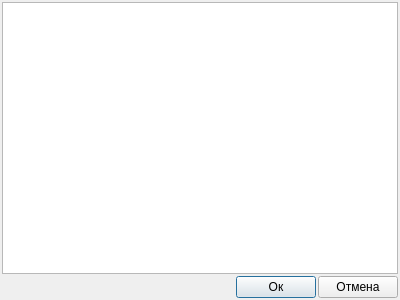
<?xml version="1.0" encoding="UTF-8"?>
<ui version="4.0">
 <class>SettingsWidget</class>
 <widget class="QDialog" name="SettingsWidget">
  <property name="geometry">
   <rect>
    <x>0</x>
    <y>0</y>
    <width>400</width>
    <height>300</height>
   </rect>
  </property>
  <property name="windowTitle">
   <string>Настройки</string>
  </property>
  <layout class="QGridLayout" name="gridLayout">
   <property name="leftMargin">
    <number>2</number>
   </property>
   <property name="topMargin">
    <number>2</number>
   </property>
   <property name="rightMargin">
    <number>2</number>
   </property>
   <property name="bottomMargin">
    <number>2</number>
   </property>
   <property name="spacing">
    <number>2</number>
   </property>
   <item row="1" column="0">
    <widget class="QTableWidget" name="_twSettings"/>
   </item>
   <item row="2" column="0">
    <layout class="QHBoxLayout" name="horizontalLayout">
     <item>
      <spacer name="horizontalSpacer">
       <property name="orientation">
        <enum>Qt::Horizontal</enum>
       </property>
       <property name="sizeHint" stdset="0">
        <size>
         <width>40</width>
         <height>20</height>
        </size>
       </property>
      </spacer>
     </item>
     <item>
      <widget class="QPushButton" name="_pbOk">
       <property name="text">
        <string>Ок</string>
       </property>
      </widget>
     </item>
     <item>
      <widget class="QPushButton" name="_pbCancel">
       <property name="text">
        <string>Отмена</string>
       </property>
      </widget>
     </item>
    </layout>
   </item>
   <item row="0" column="0">
    <layout class="QVBoxLayout" name="verticalLayout"/>
   </item>
  </layout>
 </widget>
 <resources/>
 <connections>
  <connection>
   <sender>_pbOk</sender>
   <signal>clicked()</signal>
   <receiver>SettingsWidget</receiver>
   <slot>accept()</slot>
   <hints>
    <hint type="sourcelabel">
     <x>264</x>
     <y>279</y>
    </hint>
    <hint type="destinationlabel">
     <x>199</x>
     <y>149</y>
    </hint>
   </hints>
  </connection>
  <connection>
   <sender>_pbCancel</sender>
   <signal>clicked()</signal>
   <receiver>SettingsWidget</receiver>
   <slot>reject()</slot>
   <hints>
    <hint type="sourcelabel">
     <x>354</x>
     <y>279</y>
    </hint>
    <hint type="destinationlabel">
     <x>199</x>
     <y>149</y>
    </hint>
   </hints>
  </connection>
 </connections>
</ui>
